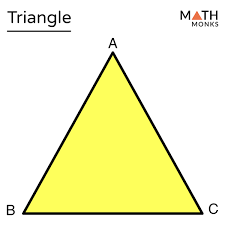
#> input picture Contour & shape detection/images.png, 225 x 225 px
$ python contour_fun.py
#> lines starting #> are read from the running program, lines starting #| are printed output that depends on the picture; after the words box and inside, x2 and y2 are one past the last pixel; in counts of white or black regions, pixels touching at a corner belong together
import cv2 as cv

img = cv.imread("images.png")
#> img is the input picture: shape (225, 225, 3); mean B, G, R 200.9, 245.5, 245.3

gray = cv.cvtColor(img, cv.COLOR_BGR2GRAY)
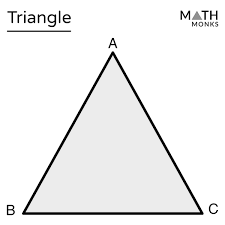
#> gray: shape (225, 225); min 0, max 255, mean 240.4
_, thresh = cv.threshold(gray, 200, 255, cv.THRESH_BINARY)
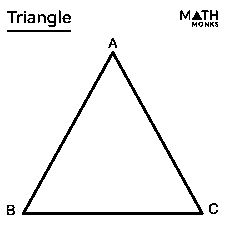
#> thresh: shape (225, 225); 95.1% white; black in thin lines or dots, all inside (x1, y1, x2, y2) = (7, 10, 218, 215)

Contours, heirarchy = cv.findContours(thresh, cv.RETR_TREE, cv.CHAIN_APPROX_NONE)
#> Contours = 32 contours, 9 with area under 20; largest, box (x1, y1, x2, y2) and area: (0, 0, 225, 225) 50176, (21, 50, 205, 216) 15486, (26, 56, 199, 212) 13346, (6, 29, 72, 33) 193, (46, 13, 57, 28) 112

cv.drawContours(img, Contours, -1, (0, 255, 0), 3)
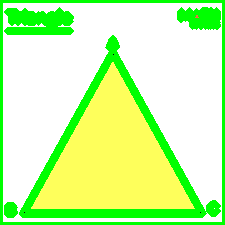
#> img: shape (225, 225, 3); 20% of pixels changed, all inside (x1, y1, x2, y2) = (0, 0, 225, 225)
cv.imshow("contours", img)
cv.waitKey(0)
cv.destroyAllWindows()

$ run again, with Contour & shape detection/shapessss.jpg saved as Contour & shape detection/images.png
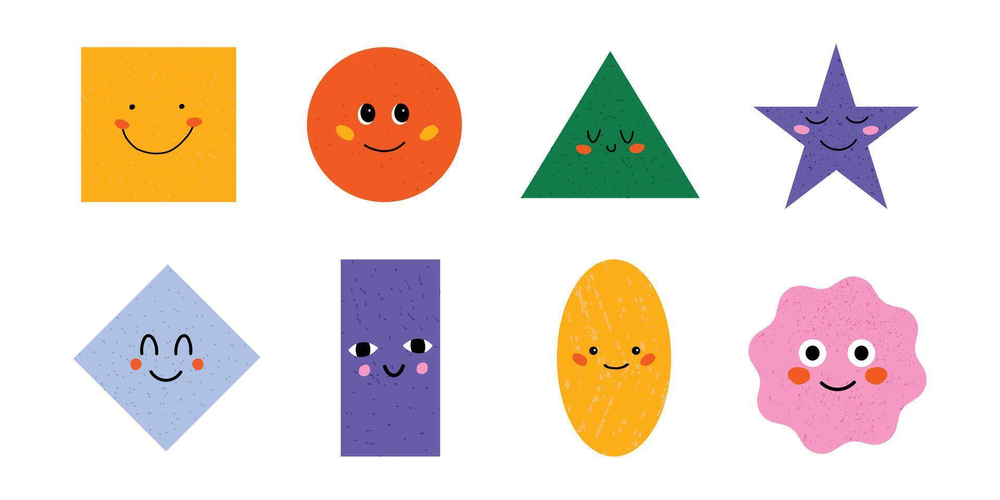
#> input picture Contour & shape detection/shapessss.jpg, 1000 x 500 px, shrunk from 1920 x 960 before the run
#> img is the input picture: shape (500, 1000, 3); mean B, G, R 213.3, 221.7, 234.9
#> `_, thresh = cv.threshold(gray, 200, 255, cv.THRESH_BINARY)`:
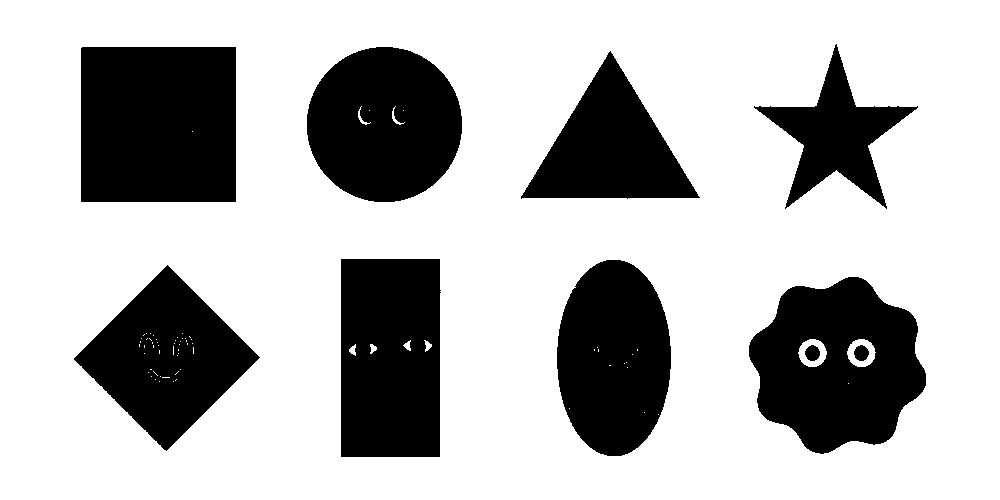
#> thresh: shape (500, 1000); 71.8% white; 10 black regions
#> Contours = 82 contours, 63 with area under 20; largest, box (x1, y1, x2, y2) and area: (0, 0, 1000, 500) 498501, (80, 46, 237, 203) 24332, (748, 276, 927, 455) 22710, (340, 258, 442, 458) 19900, (306, 46, 463, 203) 19146
#> `cv.drawContours(img, Contours, -1, (0, 255, 0), 3)`:
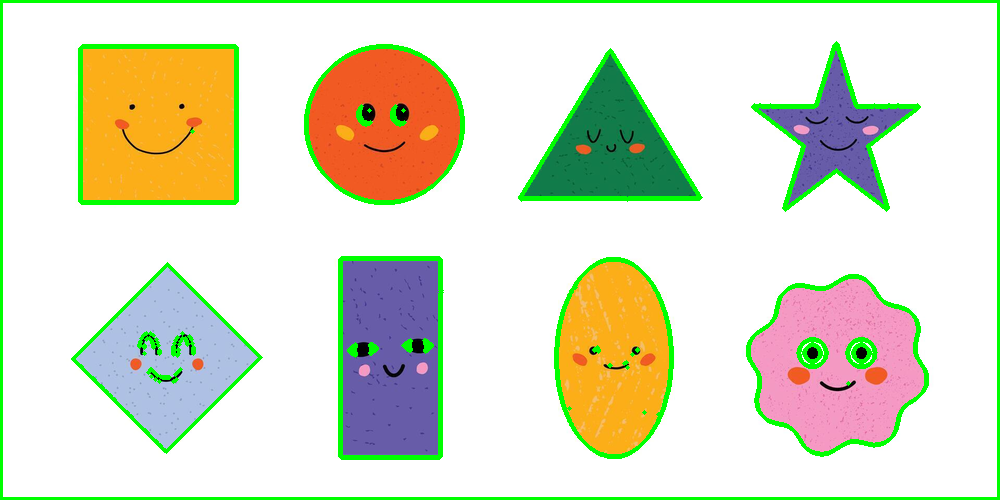
#> img: shape (500, 1000, 3); 6.45% of pixels changed, all inside (x1, y1, x2, y2) = (0, 0, 1000, 500)
